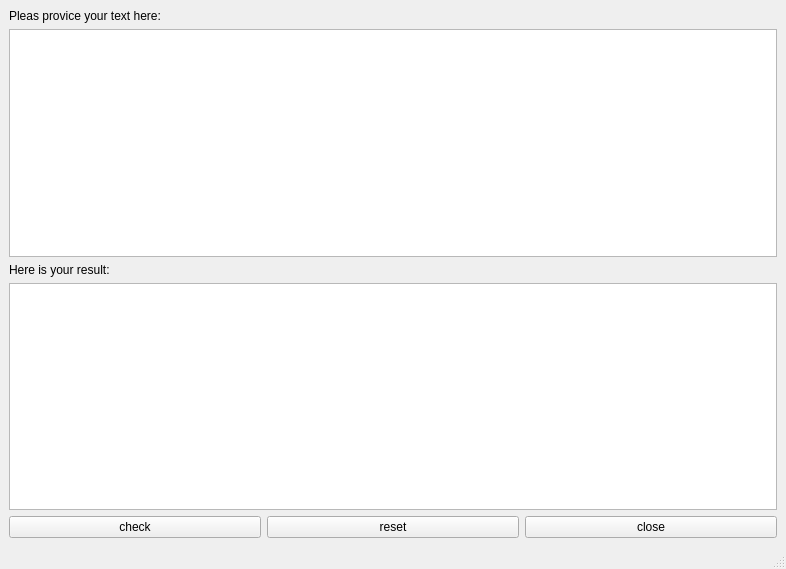
<?xml version="1.0" encoding="UTF-8"?>
<ui version="4.0">
 <class>MainWindow</class>
 <widget class="QMainWindow" name="MainWindow">
  <property name="geometry">
   <rect>
    <x>0</x>
    <y>0</y>
    <width>786</width>
    <height>569</height>
   </rect>
  </property>
  <property name="windowTitle">
   <string>MainWindow</string>
  </property>
  <widget class="QWidget" name="centralwidget">
   <layout class="QVBoxLayout" name="verticalLayout_2">
    <item>
     <layout class="QVBoxLayout" name="verticalLayout">
      <property name="leftMargin">
       <number>0</number>
      </property>
      <item>
       <widget class="QLabel" name="label">
        <property name="text">
         <string>Pleas provice your text here:</string>
        </property>
       </widget>
      </item>
      <item>
       <widget class="QTextEdit" name="textInput"/>
      </item>
      <item>
       <widget class="QLabel" name="label_2">
        <property name="text">
         <string>Here is your result:</string>
        </property>
       </widget>
      </item>
      <item>
       <widget class="QTextBrowser" name="textBrowser"/>
      </item>
      <item>
       <layout class="QHBoxLayout" name="horizontalLayout">
        <item>
         <widget class="QPushButton" name="checkButton">
          <property name="text">
           <string>check</string>
          </property>
         </widget>
        </item>
        <item>
         <widget class="QPushButton" name="resetButton">
          <property name="text">
           <string>reset</string>
          </property>
         </widget>
        </item>
        <item>
         <widget class="QPushButton" name="closeButton">
          <property name="text">
           <string>close</string>
          </property>
         </widget>
        </item>
       </layout>
      </item>
     </layout>
    </item>
   </layout>
  </widget>
  <widget class="QStatusBar" name="statusbar"/>
 </widget>
 <resources/>
 <connections>
  <connection>
   <sender>closeButton</sender>
   <signal>clicked()</signal>
   <receiver>MainWindow</receiver>
   <slot>close()</slot>
   <hints>
    <hint type="sourcelabel">
     <x>588</x>
     <y>528</y>
    </hint>
    <hint type="destinationlabel">
     <x>549</x>
     <y>-8</y>
    </hint>
   </hints>
  </connection>
  <connection>
   <sender>resetButton</sender>
   <signal>clicked()</signal>
   <receiver>textInput</receiver>
   <slot>clear()</slot>
   <hints>
    <hint type="sourcelabel">
     <x>296</x>
     <y>528</y>
    </hint>
    <hint type="destinationlabel">
     <x>345</x>
     <y>224</y>
    </hint>
   </hints>
  </connection>
 </connections>
</ui>
